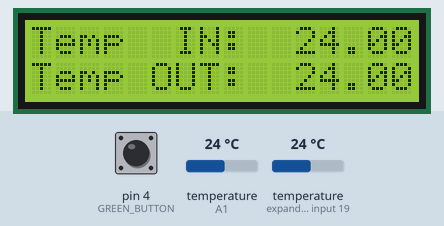
The sketch below on a simulated Arduino Uno, built with avr-gcc and run on an emulated ATmega328P. On the bench: 16×2 character LCD. The inputs (shaded band) are chosen by the test bench; at power-on: pin 4 (GREEN_BUTTON) HIGH, temperature (sensors on A1, expander input 19) 24 °C.

Above: at 2.0 s.
2.1 s: pin 4 (GREEN_BUTTON) pulled LOW for 1 s
At 4.5 s:
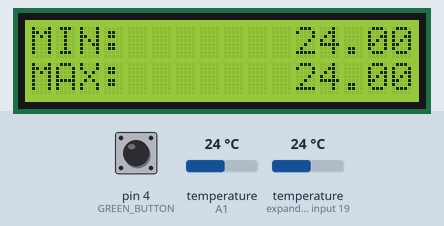
5.3 s: pin 4 (GREEN_BUTTON) pulled LOW for 0.15 s
At 7.0 s:
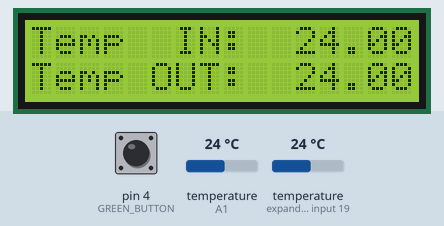
7.7 s: temperature (sensor on A1) set to 12 °C
At 9.4 s:
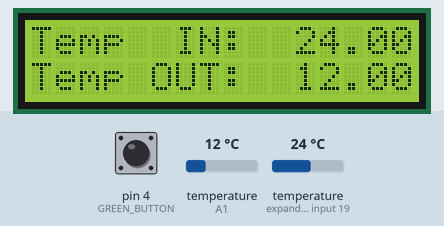
9.7 s: temperature (sensor on expander input 19) set to 12 °C
At 11.2 s:
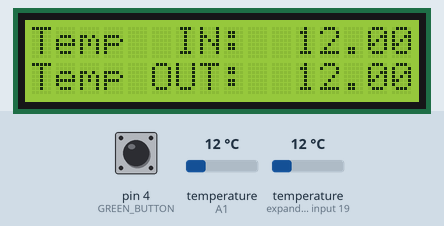
11.7 s: temperature (sensor on A1) set to 19 °C
At 12.7 s:
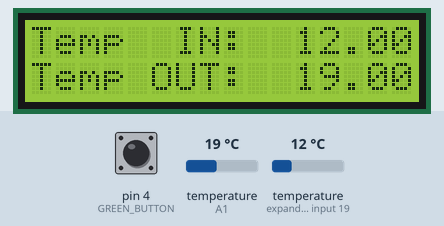
13.7 s: temperature (sensor on expander input 19) set to 19 °C
At 15.4 s:
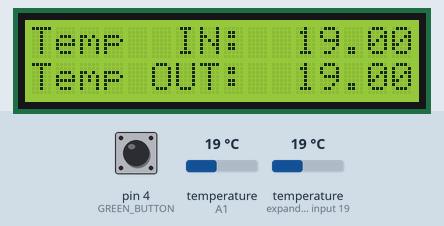
Timing chart, 0 to 16.7 s (numbered marks = the images above; inputs shaded):
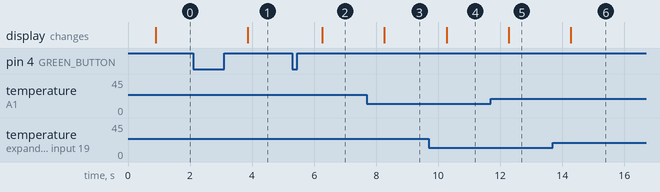

Measured:
- after the input at 2.1 s, the display: changes after 1.8 s (image 1)
- after the input at 5.3 s, the display: changes after 0.97 s (image 2)
- after the input at 7.7 s, the display: changes after 0.57 s (image 3)
- after the input at 9.7 s, the display: changes after 0.57 s (image 4)
- after the input at 11.7 s, the display: changes after 0.57 s (image 5)
- after the input at 13.7 s, the display: changes after 0.57 s (image 6)

The sketch:

z1.ino
```cpp
#include <LiquidCrystal_I2C.h>
#include <OneWire.h>
#include <DallasTemperature.h>

#define GREEN_BUTTON 4

#define DEBOUNCE_PERIOD 10UL

LiquidCrystal_I2C lcd(0x27, 16, 2);
OneWire oneWire(A1);
DallasTemperature tempSensors(&oneWire);


enum LCDpage { curr_temps, min_max_temps };
LCDpage lcd_state = curr_temps;

const unsigned long TEMP_UPDATE_INTERVAL = 1000;
unsigned long last_temp_update = 0;

float min_tempOut;
float max_tempOut;
bool first_read_done = false;


bool isGreenButtonReleased()
{
    static int debounced_button_state = HIGH;
    static int previous_reading = HIGH;
    static unsigned long last_change_time = 0UL;
    bool isReleased = false;

    int current_reading = digitalRead(GREEN_BUTTON);

    if (previous_reading != current_reading)
    {
        last_change_time = millis();
    }

    if (millis() - last_change_time > DEBOUNCE_PERIOD)
    {
        if (current_reading != debounced_button_state)
        {
            if (debounced_button_state == LOW && current_reading == HIGH)
            {
                isReleased = true;
            }
            debounced_button_state = current_reading;
        }
    }

    previous_reading = current_reading;

    return isReleased;
}

void display_curr_temps() {
    tempSensors.requestTemperatures();
    float tempIn = tempSensors.getTempCByIndex(1);
    float tempOut = tempSensors.getTempCByIndex(0);

    if (!first_read_done) {
        min_tempOut = tempOut;
        max_tempOut = tempOut;
        first_read_done = true;
    }

    if (tempOut < min_tempOut) min_tempOut = tempOut;
    if (tempOut > max_tempOut) max_tempOut = tempOut;

    char buffer[40];
    sprintf(buffer, "Temp  IN: %6s", String(tempIn, 2).c_str());
    lcd.setCursor(0, 0);
    lcd.print(buffer);
    sprintf(buffer, "Temp OUT: %6s", String(tempOut, 2).c_str());
    lcd.setCursor(0, 1);
    lcd.print(buffer);
}

void display_min_max_temps() {
    lcd.clear();
    char buffer[40];
    sprintf(buffer, "MIN: %11s", String(min_tempOut, 2).c_str());
    lcd.setCursor(0, 0);
    lcd.print(buffer);
    sprintf(buffer, "MAX: %11s", String(max_tempOut, 2).c_str());
    lcd.setCursor(0, 1);
    lcd.print(buffer);
}

void setup()
{
    pinMode(GREEN_BUTTON, INPUT_PULLUP);

    tempSensors.begin();

    lcd.init();
    lcd.backlight();
    lcd.clear();

    display_curr_temps();
}

void loop()
{
    if (isGreenButtonReleased()) {
        if (lcd_state == curr_temps) {
            lcd_state = min_max_temps;
            display_min_max_temps();
        }
        else if (lcd_state == min_max_temps) {
        lcd_state = curr_temps;
            last_temp_update = millis() - TEMP_UPDATE_INTERVAL;
        }
    }
    if (lcd_state == curr_temps && (millis() - last_temp_update >= TEMP_UPDATE_INTERVAL)) {
        last_temp_update = millis();
        display_curr_temps();
    }
}
```
